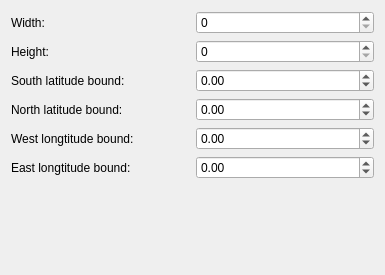
<?xml version="1.0" encoding="UTF-8"?>
<ui version="4.0">
 <class>SphereOptions</class>
 <widget class="QWidget" name="SphereOptions">
  <property name="geometry">
   <rect>
    <x>0</x>
    <y>0</y>
    <width>385</width>
    <height>275</height>
   </rect>
  </property>
  <property name="windowTitle">
   <string>Form</string>
  </property>
  <layout class="QGridLayout" name="gridLayout">
   <item row="0" column="0">
    <widget class="QLabel" name="label_5">
     <property name="text">
      <string>Width:</string>
     </property>
    </widget>
   </item>
   <item row="0" column="1">
    <widget class="QSpinBox" name="imageWidth">
     <property name="maximum">
      <number>8192</number>
     </property>
    </widget>
   </item>
   <item row="1" column="0">
    <widget class="QLabel" name="label_6">
     <property name="text">
      <string>Height:</string>
     </property>
    </widget>
   </item>
   <item row="1" column="1">
    <widget class="QSpinBox" name="imageHeight">
     <property name="maximum">
      <number>8192</number>
     </property>
    </widget>
   </item>
   <item row="2" column="0">
    <widget class="QLabel" name="label">
     <property name="text">
      <string>South latitude bound:</string>
     </property>
    </widget>
   </item>
   <item row="2" column="1">
    <widget class="QDoubleSpinBox" name="southLatBound">
     <property name="minimum">
      <double>-180.000000000000000</double>
     </property>
     <property name="maximum">
      <double>180.000000000000000</double>
     </property>
    </widget>
   </item>
   <item row="3" column="0">
    <widget class="QLabel" name="label_2">
     <property name="text">
      <string>North latitude bound:</string>
     </property>
    </widget>
   </item>
   <item row="3" column="1">
    <widget class="QDoubleSpinBox" name="NorthLatBound">
     <property name="minimum">
      <double>-180.000000000000000</double>
     </property>
     <property name="maximum">
      <double>180.000000000000000</double>
     </property>
    </widget>
   </item>
   <item row="4" column="0">
    <widget class="QLabel" name="label_3">
     <property name="text">
      <string>West longtitude bound:</string>
     </property>
    </widget>
   </item>
   <item row="4" column="1">
    <widget class="QDoubleSpinBox" name="westLonBound">
     <property name="minimum">
      <double>-180.000000000000000</double>
     </property>
     <property name="maximum">
      <double>180.000000000000000</double>
     </property>
    </widget>
   </item>
   <item row="5" column="0">
    <widget class="QLabel" name="label_4">
     <property name="text">
      <string>East longtitude bound:</string>
     </property>
    </widget>
   </item>
   <item row="5" column="1">
    <widget class="QDoubleSpinBox" name="eastLonBound">
     <property name="minimum">
      <double>-180.000000000000000</double>
     </property>
     <property name="maximum">
      <double>180.000000000000000</double>
     </property>
    </widget>
   </item>
   <item row="6" column="0">
    <spacer name="verticalSpacer">
     <property name="orientation">
      <enum>Qt::Vertical</enum>
     </property>
     <property name="sizeHint" stdset="0">
      <size>
       <width>20</width>
       <height>40</height>
      </size>
     </property>
    </spacer>
   </item>
  </layout>
 </widget>
 <resources/>
 <connections/>
</ui>
